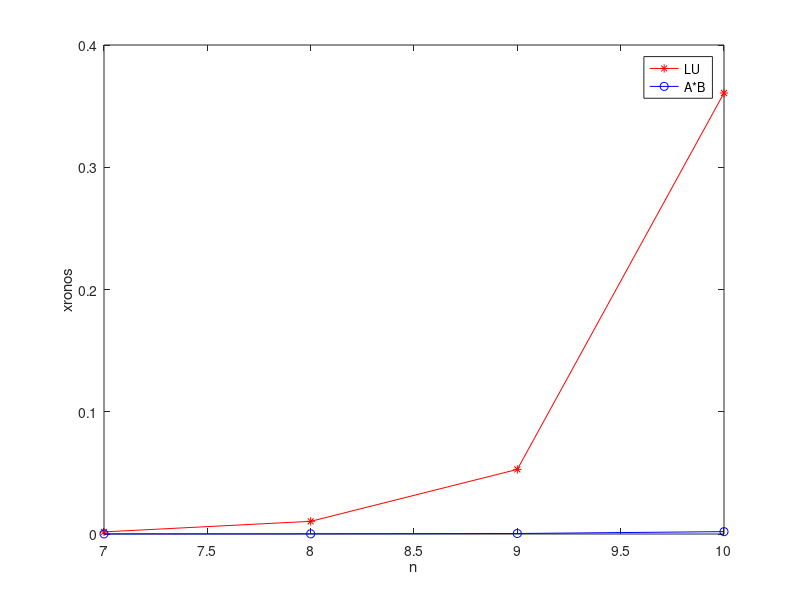

MATLAB code for this plot:
for j=1:4
    i=j+6;
    n=pow2(i);
    A=(rand(n)); 
    b=(rand(n,1)); 
    tic % ksekinaei o xronos gia lu
    [L,U]=lu(A);  
    xronos(j)=toc 
    %A apo8ikeuoume ton xrono pou vrikame
    tic   % ksekinaei o xronos gia A*B
    B=A*b;
    xronos1(j)=toc
end
    figure
    n=7:1:10;
    plot(n,xronos,'r-*');
    hold on;
    plot(n,xronos1,'b-o');
    hold off;
    xlabel('n')
    ylabel('xronos')
    legend('LU','A*B')
